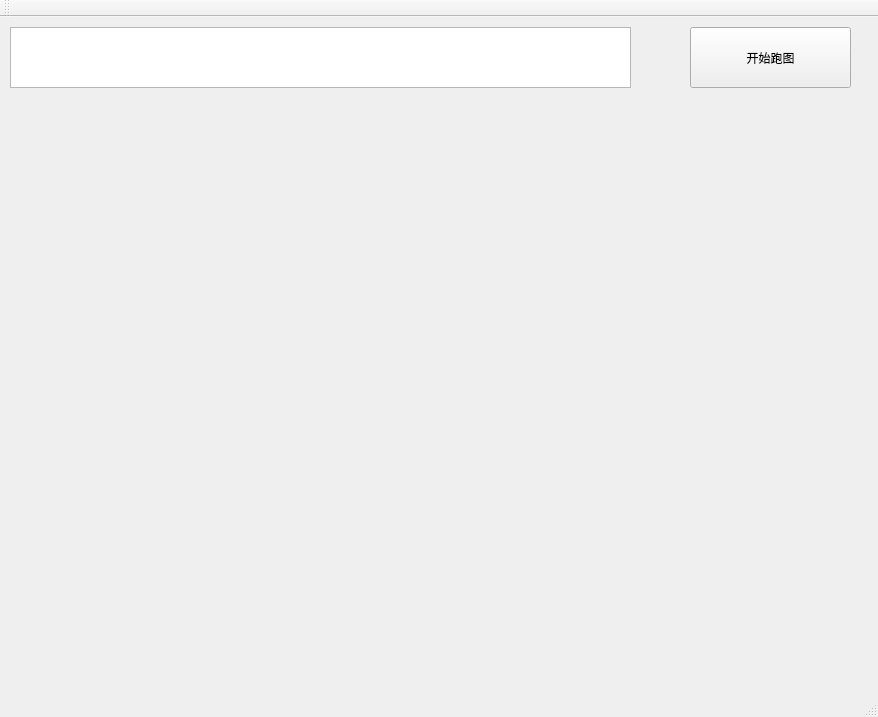
<?xml version="1.0" encoding="UTF-8"?>
<ui version="4.0">
 <class>MainWindow</class>
 <widget class="QMainWindow" name="MainWindow">
  <property name="geometry">
   <rect>
    <x>0</x>
    <y>0</y>
    <width>878</width>
    <height>717</height>
   </rect>
  </property>
  <property name="windowTitle">
   <string>MainWindow</string>
  </property>
  <widget class="QWidget" name="centralWidget">
   <widget class="QTextEdit" name="textEdit">
    <property name="geometry">
     <rect>
      <x>10</x>
      <y>10</y>
      <width>621</width>
      <height>61</height>
     </rect>
    </property>
   </widget>
   <widget class="QPushButton" name="pushButton">
    <property name="geometry">
     <rect>
      <x>690</x>
      <y>10</y>
      <width>161</width>
      <height>61</height>
     </rect>
    </property>
    <property name="text">
     <string>开始跑图</string>
    </property>
   </widget>
  </widget>
  <widget class="QMenuBar" name="menuBar">
   <property name="geometry">
    <rect>
     <x>0</x>
     <y>0</y>
     <width>878</width>
     <height>26</height>
    </rect>
   </property>
  </widget>
  <widget class="QToolBar" name="mainToolBar">
   <attribute name="toolBarArea">
    <enum>TopToolBarArea</enum>
   </attribute>
   <attribute name="toolBarBreak">
    <bool>false</bool>
   </attribute>
  </widget>
  <widget class="QStatusBar" name="statusBar"/>
 </widget>
 <layoutdefault spacing="6" margin="11"/>
 <resources/>
 <connections/>
</ui>
